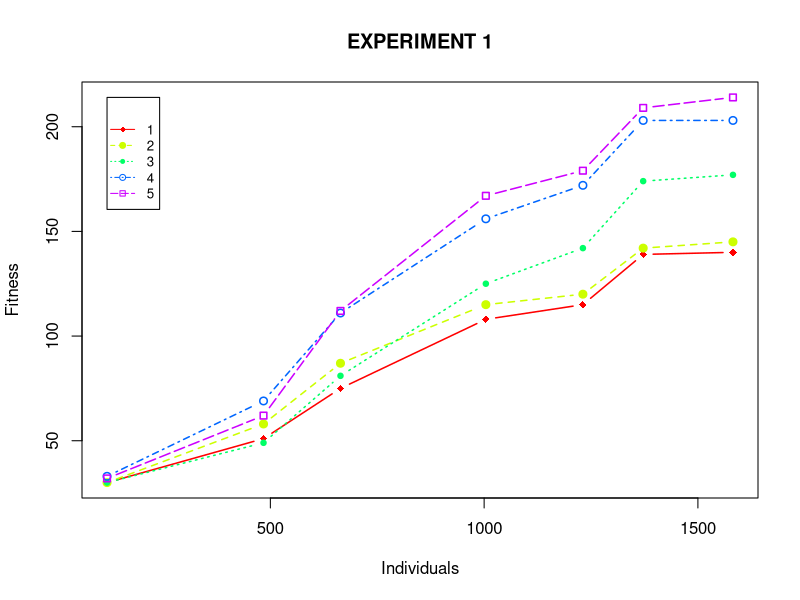

Reproduce this figure in R.
##########################
#
# Script to generate a experiments's grapics
#
##########################

#data <-read.csv(file.choose(), header = TRUE, sep=";", desc=".")

# convert factor to numeric for convenience 
Orange$Tree <- as.numeric(Orange$Tree) 
ntrees <- max(Orange$Tree)

# get the range for the x and y axis 
xrange <- range(Orange$age) 
yrange <- range(Orange$circumference) 

# set up the plot 
plot(xrange, yrange, type="n", xlab="Individuals", ylab="Fitness" ) 
colors <- rainbow(ntrees) 
linetype <- c(1:ntrees) 
plotchar <- seq(18,18+ntrees,1)

# add lines 
for (i in 1:ntrees) 
{ 
  tree <- subset(Orange, Tree==i) 
  lines(tree$age, tree$circumference, type="b", lwd=1.5,
        lty=linetype[i], col=colors[i], pch=plotchar[i]) 
} 

# add a title and subtitle 
title("EXPERIMENT 1", "")

# add a legend 
legend(xrange[1], yrange[2], 1:ntrees, cex=0.8, col=colors,
       pch=plotchar, lty=linetype, title="")

# Start PNG device driver to save output to figure.png
#png(filename="C:/R/figure.png", height=295, width=300, 
 #   bg="white")

